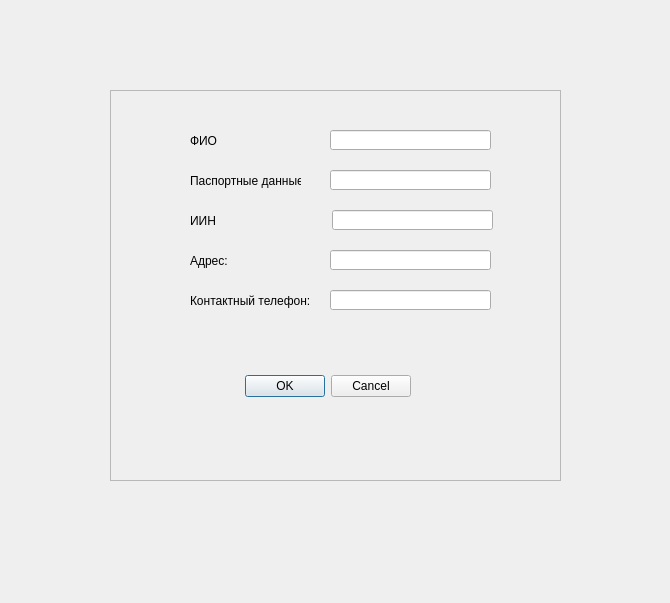
<?xml version="1.0" encoding="UTF-8"?>
<ui version="4.0">
 <class>NewObject</class>
 <widget class="QDialog" name="NewObject">
  <property name="geometry">
   <rect>
    <x>0</x>
    <y>0</y>
    <width>670</width>
    <height>603</height>
   </rect>
  </property>
  <property name="windowTitle">
   <string>Новый объект</string>
  </property>
  <widget class="QFrame" name="frame">
   <property name="geometry">
    <rect>
     <x>110</x>
     <y>90</y>
     <width>451</width>
     <height>391</height>
    </rect>
   </property>
   <property name="autoFillBackground">
    <bool>true</bool>
   </property>
   <property name="frameShape">
    <enum>QFrame::StyledPanel</enum>
   </property>
   <property name="frameShadow">
    <enum>QFrame::Raised</enum>
   </property>
   <widget class="QDialogButtonBox" name="buttonBox">
    <property name="geometry">
     <rect>
      <x>-320</x>
      <y>280</y>
      <width>621</width>
      <height>32</height>
     </rect>
    </property>
    <property name="orientation">
     <enum>Qt::Horizontal</enum>
    </property>
    <property name="standardButtons">
     <set>QDialogButtonBox::Cancel|QDialogButtonBox::Ok</set>
    </property>
   </widget>
   <widget class="QLabel" name="label">
    <property name="geometry">
     <rect>
      <x>80</x>
      <y>30</y>
      <width>61</width>
      <height>41</height>
     </rect>
    </property>
    <property name="text">
     <string>ФИО</string>
    </property>
   </widget>
   <widget class="QLabel" name="label_2">
    <property name="geometry">
     <rect>
      <x>80</x>
      <y>70</y>
      <width>111</width>
      <height>41</height>
     </rect>
    </property>
    <property name="text">
     <string>Паспортные данные</string>
    </property>
   </widget>
   <widget class="QLabel" name="label_4">
    <property name="geometry">
     <rect>
      <x>80</x>
      <y>150</y>
      <width>141</width>
      <height>41</height>
     </rect>
    </property>
    <property name="text">
     <string>Адрес:</string>
    </property>
   </widget>
   <widget class="QLabel" name="label_7">
    <property name="geometry">
     <rect>
      <x>80</x>
      <y>190</y>
      <width>141</width>
      <height>41</height>
     </rect>
    </property>
    <property name="text">
     <string>Контактный телефон:</string>
    </property>
   </widget>
   <widget class="QLineEdit" name="lineEdit">
    <property name="geometry">
     <rect>
      <x>220</x>
      <y>40</y>
      <width>161</width>
      <height>20</height>
     </rect>
    </property>
   </widget>
   <widget class="QLineEdit" name="lineEdit_2">
    <property name="geometry">
     <rect>
      <x>220</x>
      <y>80</y>
      <width>161</width>
      <height>20</height>
     </rect>
    </property>
   </widget>
   <widget class="QLineEdit" name="lineEdit_4">
    <property name="geometry">
     <rect>
      <x>220</x>
      <y>160</y>
      <width>161</width>
      <height>20</height>
     </rect>
    </property>
    <property name="text">
     <string/>
    </property>
   </widget>
   <widget class="QLineEdit" name="lineEdit_5">
    <property name="geometry">
     <rect>
      <x>220</x>
      <y>200</y>
      <width>161</width>
      <height>20</height>
     </rect>
    </property>
   </widget>
   <widget class="QLabel" name="label_6">
    <property name="geometry">
     <rect>
      <x>80</x>
      <y>110</y>
      <width>61</width>
      <height>41</height>
     </rect>
    </property>
    <property name="text">
     <string>ИИН</string>
    </property>
   </widget>
   <widget class="QLineEdit" name="lineEdit_7">
    <property name="geometry">
     <rect>
      <x>222</x>
      <y>120</y>
      <width>161</width>
      <height>20</height>
     </rect>
    </property>
   </widget>
  </widget>
 </widget>
 <resources/>
 <connections>
  <connection>
   <sender>buttonBox</sender>
   <signal>accepted()</signal>
   <receiver>NewObject</receiver>
   <slot>accept()</slot>
   <hints>
    <hint type="sourcelabel">
     <x>248</x>
     <y>254</y>
    </hint>
    <hint type="destinationlabel">
     <x>157</x>
     <y>274</y>
    </hint>
   </hints>
  </connection>
  <connection>
   <sender>buttonBox</sender>
   <signal>rejected()</signal>
   <receiver>NewObject</receiver>
   <slot>reject()</slot>
   <hints>
    <hint type="sourcelabel">
     <x>316</x>
     <y>260</y>
    </hint>
    <hint type="destinationlabel">
     <x>286</x>
     <y>274</y>
    </hint>
   </hints>
  </connection>
 </connections>
</ui>
